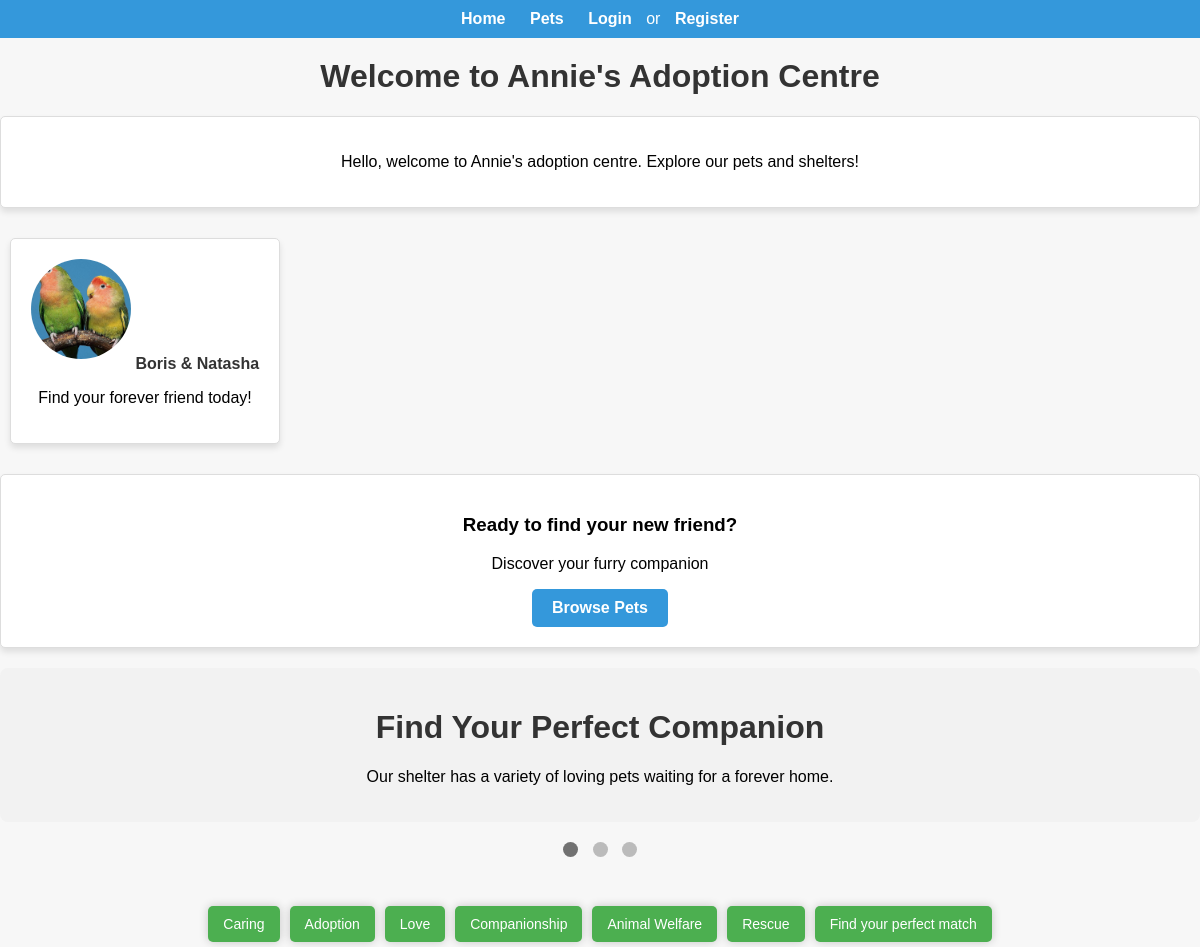
The page / on the database its author committed.
### pets/models.py (models this page shows, shortened)
class Pet(models.Model):
    GENDER_CHOICES = [
        ('Male', 'Male'),
        ('Female', 'Female'),
        ('Unknown', 'Unknown'),
    ]
    name = models.CharField(max_length=100)
    species = models.CharField(max_length=50)
    breed = models.CharField(max_length=100)
    age = models.PositiveIntegerField()
    gender = models.CharField(max_length=10, choices=GENDER_CHOICES, default='Unknown')
    description = models.TextField(blank=True)
    image = models.ImageField(upload_to='pet_images/', blank=True)
    adoption_status = models.CharField(
        max_length=20,
        choices=[('Available', 'Available'), ('Pending', 'Pending'), ('Adopted', 'Adopted')],
        default='Available'
    )
    adoption_fee = models.DecimalField(max_digits=10, decimal_places=2)
    suburb = models.CharField(max_length=100, blank=True)
    state = models.CharField(max_length=50, blank=True)
    date_added = models.DateTimeField(auto_now_add=True)
    adopter = models.ForeignKey(User, on_delete=models.SET_NULL, null=True, blank=True)
    date_added = models.DateTimeField(auto_now_add=True)
    last_updated = models.DateTimeField(auto_now=True)

### users/views.py (the view)
# urls.py: 2. Add a URL to urlpatterns:  path('', views.home, name='home')
def home(request):
    pets = Pet.objects.filter(adoption_status='Available').order_by('-last_updated')[:6]
    return render(request, 'home.html',{ 'pets':pets})

### templates/home.html (shortened to what this page needs)
{% extends "base.html" %}
{% load static %}
{% block links %}
<link rel="stylesheet" type="text/css" href="{% static 'css/home.css' %}">
{% endblock %}
{% block content %}
<div class="welcome-message">
  <p>Hello, welcome to Annie's adoption centre. Explore our pets and shelters!</p>
</div>
<div>
  {% for pet in pets %}
    <div class="pet-card">
      <img src="{{ pet.image.url }}" alt="{{ pet.name }}" />
      <a href="{% url 'public_pet_detail' pet.id %}">{{ pet.name }}</a>
      <p>Find your forever friend today!</p>
    </div>
  {% endfor %}
</div>
<div class="welcome-message">
  <h3>Ready to find your new friend?</h3>
  <p>Discover your furry companion</p>
  <a class="btn" href="{% url 'public_pets_view' %}">Browse Pets</a>
</div>
<div class="slideshow-container">
  <div class="mySlides fade">
    <div class="card">
      <h1>Find Your Perfect Companion</h1>
      <p>Our shelter has a variety of loving pets waiting for a forever home.</p>
    </div>
  </div>
</div>
<div class="dot-container">
  <span class="dot" onclick="currentSlide(1)"></span>
  <span class="dot" onclick="currentSlide(2)"></span>
  <span class="dot" onclick="currentSlide(3)"></span>
</div>
<div class="random-words">
  <p>Caring</p>
  <p>Adoption</p>
  <p>Love</p>
  <p>Companionship</p>
  <p>Animal Welfare</p>
  <p>Rescue</p>
  <p>Find your perfect match</p>
</div>
{% endblock %}

### static/css/home.css (style rules this page uses)
h1 { color: #333; text-align: center; }
.pet-card { background-color: #fff; border: 1px solid #ddd; border-radius: 5px; padding: 20px; margin: 10px; display: inline-block; text-align: center; box-shadow: 0 4px 6px rgba(0, 0, 0, 0.1); }
.pet-card img { width: 100px; height: 100px; object-fit: cover; border-radius: 50%; margin-bottom: 10px; }
.pet-card a { color: #333; text-decoration: none; font-weight: bold; }
.welcome-message { background-color: #fff; border: 1px solid #ddd; border-radius: 5px; padding: 20px; margin: 20px 0; text-align: center; box-shadow: 0 4px 6px rgba(0, 0, 0, 0.1); }
.btn { display: inline-block; background-color: #3498db; color: #fff; padding: 10px 20px; text-decoration: none; border-radius: 5px; font-weight: bold; }
.slideshow-container { position: relative; max-width: 100%; margin: auto; }
.mySlides { display: none; animation: fade 2s; }
.card { padding: 20px; text-align: center; background-color: #f2f2f2; border-radius: 8px; }
.dot-container { text-align: center; padding: 20px; }
.dot { height: 15px; width: 15px; margin: 0 5px; background-color: #bbb; border-radius: 50%; display: inline-block; }
.active { background-color: #717171; }
.random-words { margin-top: 20px; display: flex; flex-wrap: wrap; justify-content: center; }
.random-words p { font-size: 14px; background-color: #4CAF50; color: white; padding: 10px 15px; margin: 5px; border-radius: 5px; text-align: center; box-shadow: 0px 0px 10px rgba(0, 0, 0, 0.2); transition: transform 0.3s; }

### static/css/base_.css (style rules this page uses)
body { font-family: Arial, sans-serif; background-color: #f7f7f7; margin: 0; padding: 0; }

### rows shown on the page
Pet: image (picture), name "Boris & Natasha"
